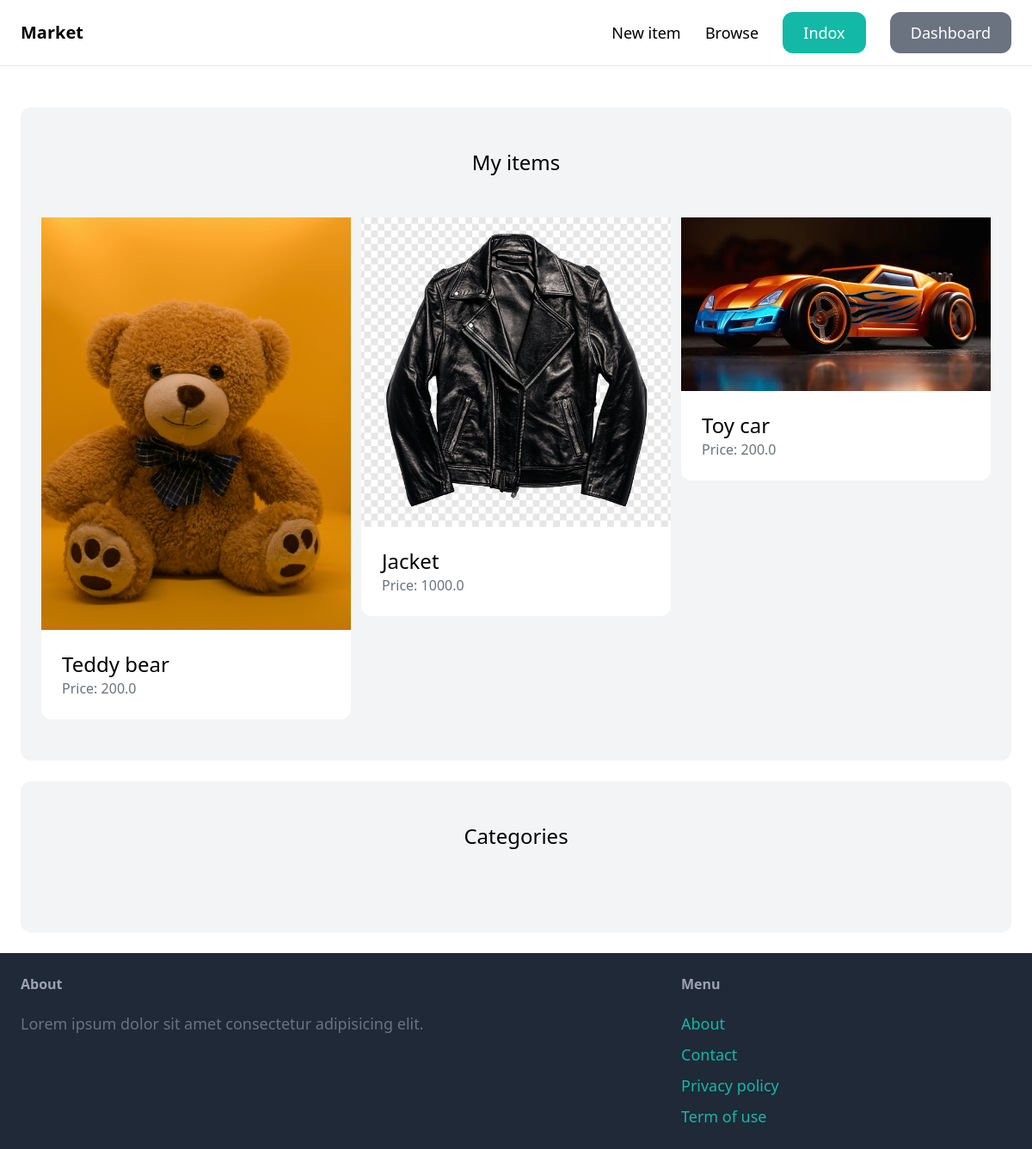
Page /dashboard/ (signed in) on the earlier database version.
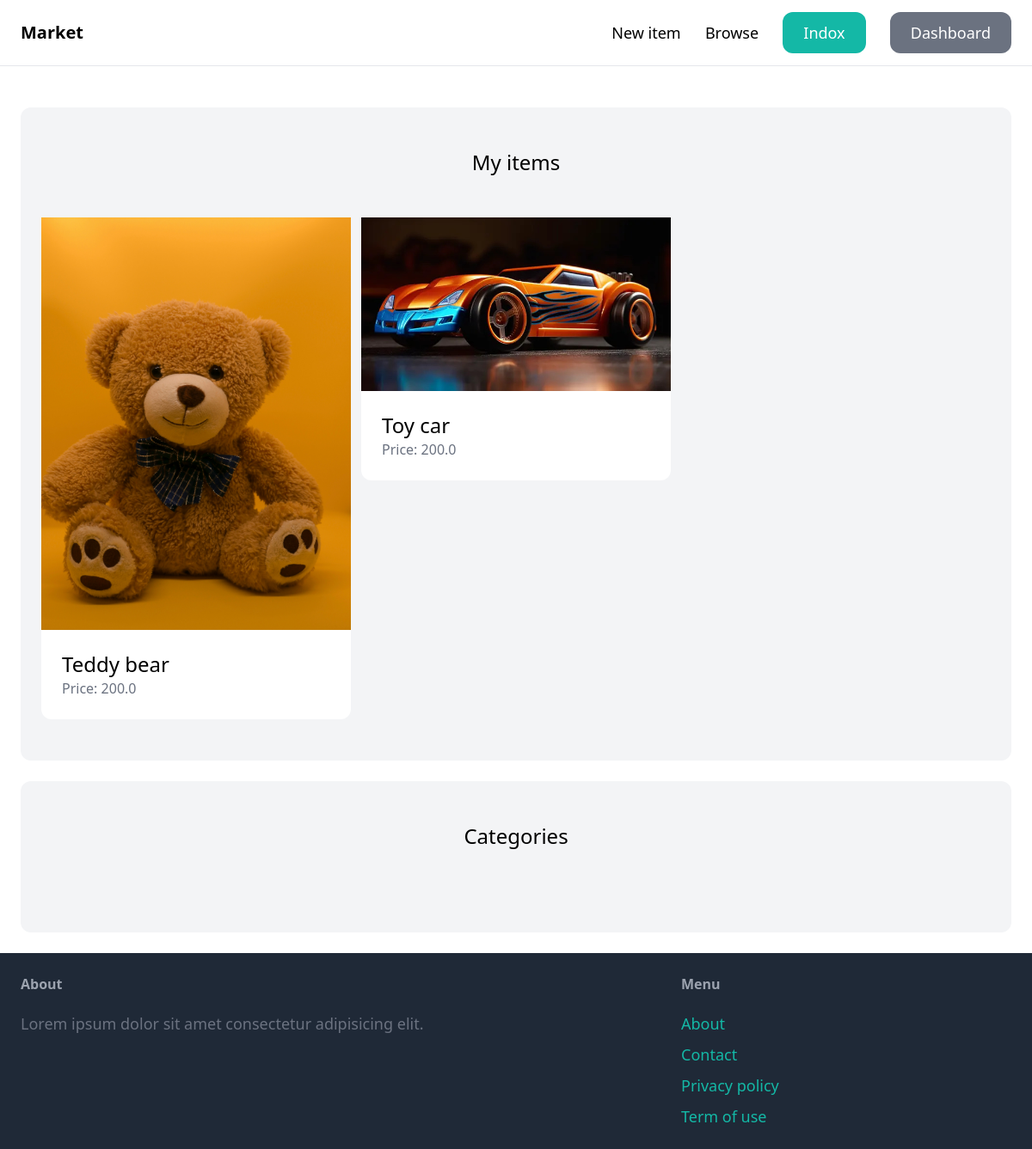
Same page on the later database version.
### items/models.py (models this page shows, shortened)
class Item(models.Model):
    category = models.ForeignKey(Category, related_name='items', on_delete=models.CASCADE)
    name = models.CharField(max_length=255)
    description = models.TextField(blank=True, null=True)
    price = models.FloatField()
    image = models.ImageField(upload_to ='item_images', blank=True, null=True)
    is_sold = models.BooleanField(default = False)
    created_by = models.ForeignKey(User, related_name='items', on_delete=models.CASCADE)
    created_at = models.DateTimeField(auto_now_add=True)

### dashboard/views.py (the view)
# urls.py: path('',views.index, name='index'),
@login_required
def index(request):
    items= Item.objects.filter(created_by = request.user)
    return render(request, 'dashboard/index.html',{
        'items':items
    })

### dashboard/templates/dashboard/index.html (shortened to what this page needs)
{% extends 'app/base.html' %}
{% block content%}
<div class="mt-6 px-6 py-12 bg-gray-100 rounded-xl">
    <h2 class="mb-12 text-12 text-2xl text-center">My items</h2>
    <div class="grid grid-cols-3 gap-3">
        {% for item in items %}
        <div>
            <a href="{% url 'item:detail' item.id %}">
                <div>
                    <img src="{{ item.image.url }}" class="rounted-t-xl" >
                </div>
                <div class="p-6 bg-white rounded-b-xl">
                    <h2 class="text-2xl">{{ item.name }}</h2>
                    <p class="text-gray-500">Price: {{ item.price }}</p>
                </div>
            </a>
        </div>
        {% endfor %}
    </div>
</div>
<div class="mt-6 px-6 py-12 bg-gray-100 rounded-xl">
    <h2 class="mb-12 text-12 text-2xl text-center">Categories</h2>
</div>
{% endblock %}

Differences in the rows shown:
removed Item: image (picture), name "Jacket", price "1000.0"
